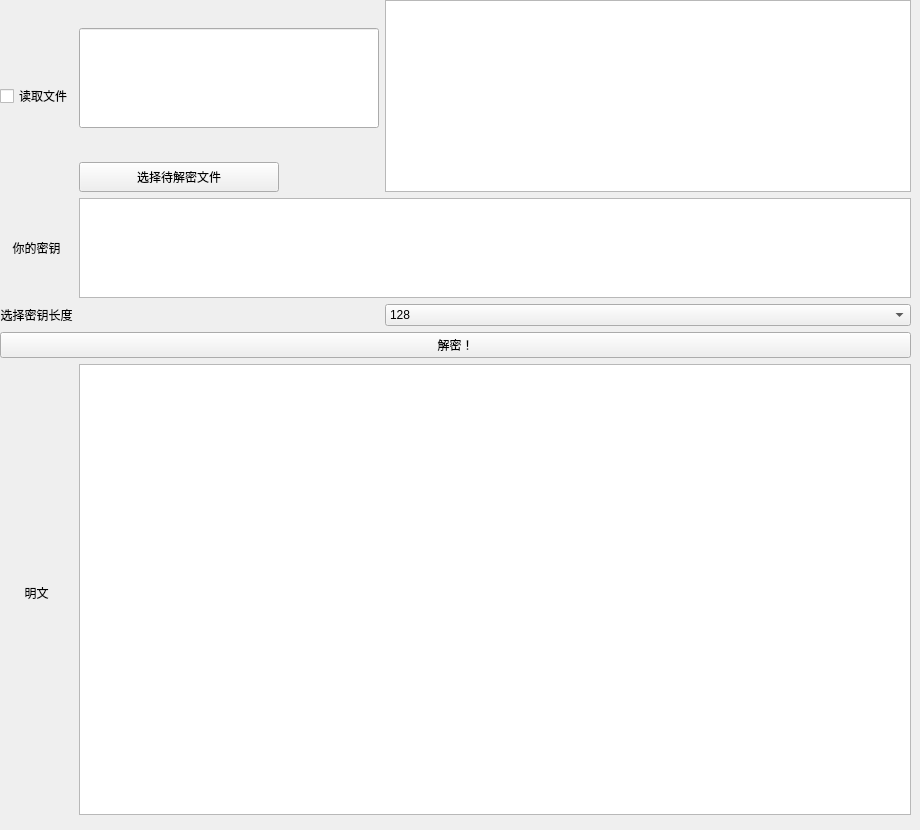
      <widget class="QWidget" name="page_9">
       <widget class="QWidget" name="gridLayoutWidget_3">
        <property name="geometry">
         <rect>
          <x>0</x>
          <y>0</y>
          <width>911</width>
          <height>821</height>
         </rect>
        </property>
        <layout class="QGridLayout" name="gridLayout_3">
         <item row="2" column="1">
          <widget class="QPushButton" name="pushButton_26">
           <property name="maximumSize">
            <size>
             <width>200</width>
             <height>30</height>
            </size>
           </property>
           <property name="layoutDirection">
            <enum>Qt::LeftToRight</enum>
           </property>
           <property name="text">
            <string>选择待解密文件</string>
           </property>
           <property name="checkable">
            <bool>false</bool>
           </property>
          </widget>
         </item>
         <item row="0" column="2" rowspan="3">
          <widget class="QPlainTextEdit" name="plainTextEdit_6">
           <property name="maximumSize">
            <size>
             <width>16777215</width>
             <height>300</height>
            </size>
           </property>
          </widget>
         </item>
         <item row="6" column="0" colspan="3">
          <widget class="QPushButton" name="pushButton_25">
           <property name="text">
            <string>解密！</string>
           </property>
          </widget>
         </item>
         <item row="4" column="1" colspan="2">
          <widget class="QPlainTextEdit" name="plainTextEdit_5">
           <property name="maximumSize">
            <size>
             <width>16777215</width>
             <height>100</height>
            </size>
           </property>
          </widget>
         </item>
         <item row="5" column="0">
          <widget class="QLabel" name="label_16">
           <property name="maximumSize">
            <size>
             <width>300</width>
             <height>16777215</height>
            </size>
           </property>
           <property name="text">
            <string>选择密钥长度</string>
           </property>
           <property name="alignment">
            <set>Qt::AlignCenter</set>
           </property>
          </widget>
         </item>
         <item row="5" column="2">
          <widget class="QComboBox" name="comboBox_3">
           <item>
            <property name="text">
             <string>128</string>
            </property>
           </item>
           <item>
            <property name="text">
             <string>192</string>
            </property>
           </item>
           <item>
            <property name="text">
             <string>256</string>
            </property>
           </item>
          </widget>
         </item>
         <item row="0" column="1" rowspan="2">
          <widget class="QLineEdit" name="lineEdit_3">
           <property name="maximumSize">
            <size>
             <width>300</width>
             <height>100</height>
            </size>
           </property>
          </widget>
         </item>
         <item row="0" column="0" rowspan="3">
          <widget class="QCheckBox" name="checkBox_6">
           <property name="text">
            <string>读取文件</string>
           </property>
          </widget>
         </item>
         <item row="7" column="0" rowspan="2">
          <widget class="QLabel" name="label_13">
           <property name="text">
            <string>明文</string>
           </property>
           <property name="alignment">
            <set>Qt::AlignCenter</set>
           </property>
          </widget>
         </item>
         <item row="4" column="0">
          <widget class="QLabel" name="label_15">
           <property name="text">
            <string>你的密钥</string>
           </property>
           <property name="alignment">
            <set>Qt::AlignCenter</set>
           </property>
          </widget>
         </item>
         <item row="7" column="1" colspan="2">
          <widget class="QTextEdit" name="textEdit_4"/>
         </item>
        </layout>
       </widget>
      </widget>
